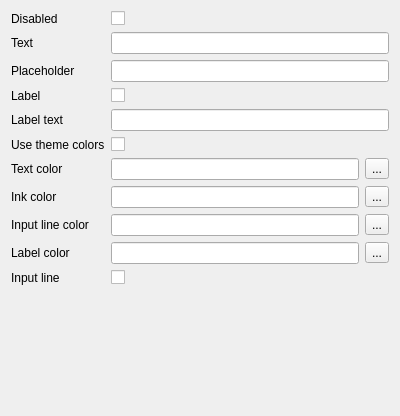
<?xml version="1.0" encoding="UTF-8"?>
<ui version="4.0">
 <class>TextFieldSettingsForm</class>
 <widget class="QWidget" name="TextFieldSettingsForm">
  <property name="geometry">
   <rect>
    <x>0</x>
    <y>0</y>
    <width>400</width>
    <height>416</height>
   </rect>
  </property>
  <property name="windowTitle">
   <string>Form</string>
  </property>
  <layout class="QVBoxLayout" name="verticalLayout">
   <item>
    <layout class="QFormLayout" name="formLayout">
     <item row="0" column="0">
      <widget class="QLabel" name="disabledLabel">
       <property name="text">
        <string>Disabled</string>
       </property>
      </widget>
     </item>
     <item row="0" column="1">
      <widget class="QCheckBox" name="disabledCheckBox"/>
     </item>
     <item row="1" column="0">
      <widget class="QLabel" name="textLabel">
       <property name="text">
        <string>Text</string>
       </property>
      </widget>
     </item>
     <item row="1" column="1">
      <widget class="QLineEdit" name="textLineEdit"/>
     </item>
     <item row="2" column="0">
      <widget class="QLabel" name="placeholderLabel">
       <property name="text">
        <string>Placeholder</string>
       </property>
      </widget>
     </item>
     <item row="2" column="1">
      <widget class="QLineEdit" name="placeholderLineEdit"/>
     </item>
     <item row="3" column="0">
      <widget class="QLabel" name="labelLabel_2">
       <property name="text">
        <string>Label</string>
       </property>
      </widget>
     </item>
     <item row="3" column="1">
      <widget class="QCheckBox" name="labelCheckBox"/>
     </item>
     <item row="4" column="0">
      <widget class="QLabel" name="labelLabel">
       <property name="text">
        <string>Label text</string>
       </property>
      </widget>
     </item>
     <item row="4" column="1">
      <widget class="QLineEdit" name="labelTextLineEdit"/>
     </item>
     <item row="5" column="0">
      <widget class="QLabel" name="useThemeColorsLabel">
       <property name="text">
        <string>Use theme colors</string>
       </property>
      </widget>
     </item>
     <item row="5" column="1">
      <widget class="QCheckBox" name="useThemeColorsCheckBox"/>
     </item>
     <item row="6" column="0">
      <widget class="QLabel" name="textColorLabel">
       <property name="text">
        <string>Text color</string>
       </property>
      </widget>
     </item>
     <item row="6" column="1">
      <layout class="QHBoxLayout" name="horizontalLayout">
       <item>
        <widget class="QLineEdit" name="textColorLineEdit"/>
       </item>
       <item>
        <widget class="QToolButton" name="textColorToolButton">
         <property name="text">
          <string>...</string>
         </property>
        </widget>
       </item>
      </layout>
     </item>
     <item row="7" column="0">
      <widget class="QLabel" name="inkColorLabel">
       <property name="text">
        <string>Ink color</string>
       </property>
      </widget>
     </item>
     <item row="7" column="1">
      <layout class="QHBoxLayout" name="horizontalLayout_4">
       <item>
        <widget class="QLineEdit" name="inkColorLineEdit"/>
       </item>
       <item>
        <widget class="QToolButton" name="inkColorToolButton">
         <property name="text">
          <string>...</string>
         </property>
        </widget>
       </item>
      </layout>
     </item>
     <item row="8" column="0">
      <widget class="QLabel" name="inputLineColorLabel">
       <property name="text">
        <string>Input line color</string>
       </property>
      </widget>
     </item>
     <item row="8" column="1">
      <layout class="QHBoxLayout" name="horizontalLayout_6">
       <item>
        <widget class="QLineEdit" name="inputLineColorLineEdit"/>
       </item>
       <item>
        <widget class="QToolButton" name="inputLineColorToolButton">
         <property name="text">
          <string>...</string>
         </property>
        </widget>
       </item>
      </layout>
     </item>
     <item row="9" column="0">
      <widget class="QLabel" name="labelColorLabel">
       <property name="text">
        <string>Label color</string>
       </property>
      </widget>
     </item>
     <item row="9" column="1">
      <layout class="QHBoxLayout" name="horizontalLayout_7">
       <item>
        <widget class="QLineEdit" name="labelColorLineEdit"/>
       </item>
       <item>
        <widget class="QToolButton" name="labelColorToolButton">
         <property name="text">
          <string>...</string>
         </property>
        </widget>
       </item>
      </layout>
     </item>
     <item row="10" column="0">
      <widget class="QLabel" name="labelShowInputLine">
       <property name="text">
        <string>Input line</string>
       </property>
      </widget>
     </item>
     <item row="10" column="1">
      <widget class="QCheckBox" name="inputLineCheckBox"/>
     </item>
    </layout>
   </item>
  </layout>
 </widget>
 <resources/>
 <connections/>
</ui>
